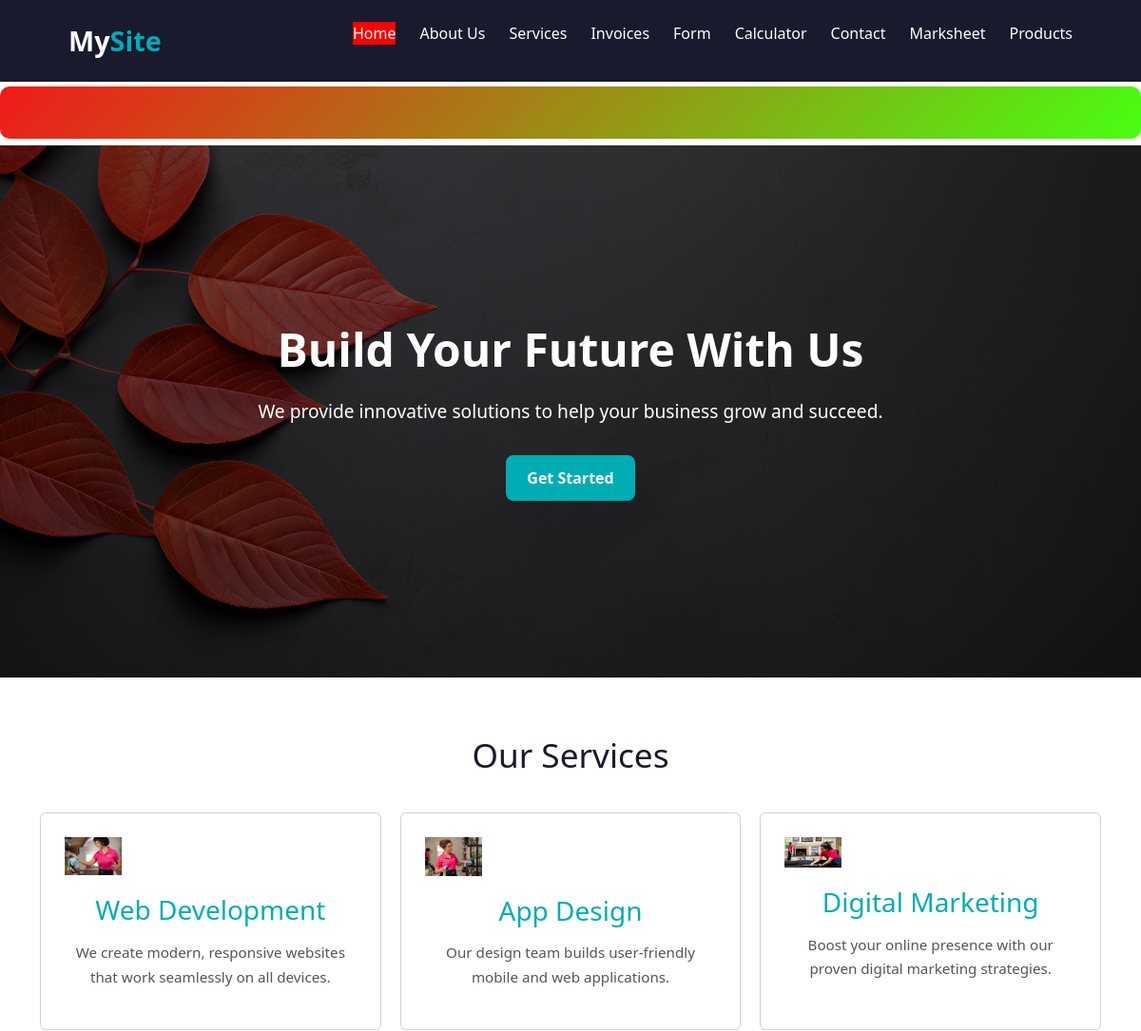
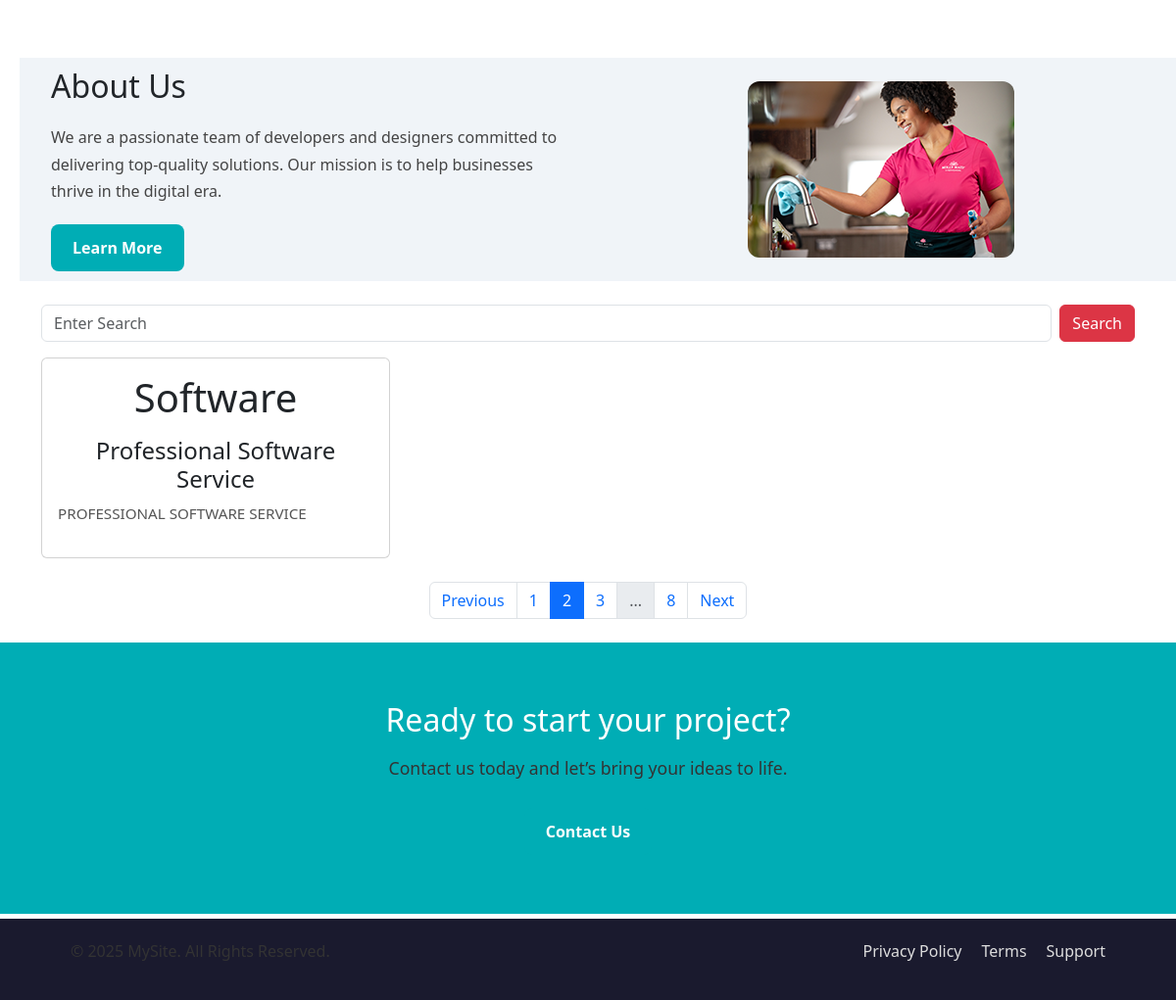
Screenshot of /?page=2 with the database file from the repository (2 pictures, top to bottom).
### services/models.py (models this page shows)
class Service(models.Model):
    service_icon = models.CharField(max_length=50)
    service_title = models.CharField(max_length=50)
    service_description = models.TextField()

### new_project1/views.py (the view)
# urls.py: path('',views.homePage),
def homePage(request):
    newsData = News.objects.all()
    search_str = request.GET.get('searchBox')
    if search_str:
        serviceData = Service.objects.filter(service_title__icontains=search_str)
    else:
        serviceData = Service.objects.all()
    paginator = Paginator(serviceData, 1)  # 3 items per page
    page_number = request.GET.get('page')
    finalServicePaginatorData = paginator.get_page(page_number)
    current = finalServicePaginatorData.number
    prev_page = current - 1
    next_page = current + 1
    total_pages = paginator.num_pages
    context = {
        'serviceData': finalServicePaginatorData,
        'newsData': newsData,
        'search_str': search_str,
        'current': current,
        'prev_page': prev_page,
        'next_page': next_page,
        'total_pages': total_pages
    }
    return render(request, 'index.html', context)

### templates/index.html (shortened to what this page needs)
{% extends 'base.html' %}
{% block content %}
  <link href="https://cdn.jsdelivr.net/npm/bootstrap@5.3.2/dist/css/bootstrap.min.css" rel="stylesheet" />
  <div class="marquee-container">
    <div class="marquee-text">
    </div>
  </div>
  {% include 'hero.html' %}
  {% include 'service.html' %}
  {% include 'about.html' %}
  <div class="container my-4">
    <form method="get" class="d-flex mb-3">
      <input class="form-control me-2" type="text" name="searchBox" placeholder="Enter Search" value="{{ request.GET.searchBox }}" />
      <button class="btn btn-danger" type="submit">Search</button>
    </form>
    <div class="row">
      {% for i in serviceData %}
        <div class="col-md-4">
          <div class="card p-3 h-100">
            <h1 class="text-center">{{ i.service_icon }}</h1>
            <h4 class="text-center mt-2">{{ i.service_title }}</h4>
            <p>{{ i.service_description|upper }}</p>
          </div>
        </div>
      {% empty %}
        <p>No Data Found</p>
      {% endfor %}
    </div>
    <nav aria-label="Page navigation" class="mt-4">
      <ul class="pagination justify-content-center">
        {% if serviceData.has_previous %}
          <li class="page-item">
            <a class="page-link"
              href="?page={{ prev_page }}">
              Previous
            </a>
          </li>
        {% else %}
          <li class="page-item disabled">
            <span class="page-link">Previous</span>
          </li>
        {% endif %}
        {% for num in serviceData.paginator.page_range %}
          {% if num >= current|add:'-1' and num <= current|add:'1' %}
            {% if num == current %}
              <li class="page-item active">
                <span class="page-link">{{ num }}</span>
              </li>
            {% else %}
              <li class="page-item">
                <a class="page-link"
                  href="?page={{ num }}">
                  {{ num }}
                </a>
              </li>
            {% endif %}
          {% endif %}
        {% endfor %}
        {% if current < total_pages|add:'-1' %}
          {% if current < total_pages|add:'-2' %}
            <li class="page-item disabled">
              <span class="page-link">...</span>
            </li>
          {% endif %}
          <li class="page-item">
            <a class="page-link"
              href="?page={{ total_pages }}">
              {{ total_pages }}
            </a>
          </li>
        {% endif %}
        {% if serviceData.has_next %}
          <li class="page-item">
            <a class="page-link"
              href="?page={{ next_page }}">
              Next
            </a>
          </li>
        {% else %}
          <li class="page-item disabled">
            <span class="page-link">Next</span>
          </li>
        {% endif %}
      </ul>
    </nav>
  </div>
  <section class="cta">
    <div class="container">
      <h2>Ready to start your project?</h2>
      <p>Contact us today and let’s bring your ideas to life.</p>
      <a href="#" class="btn-primary">Contact Us</a>
    </div>
  </section>
{% endblock %}

### static/css/main.css (style rules this page uses)
* { margin: 0; padding: 0; box-sizing: border-box; }
body { font-family: 'Segoe UI', Tahoma, Geneva, Verdana, sans-serif; line-height: 1.6; color: #333; background: #f9f9f9; }
.btn-primary { display: inline-block; padding: 12px 25px; background: #00adb5; color: #fff; text-decoration: none; border-radius: 6px; font-weight: 600; transition: background 0.3s; }
.card { background: #f9f9f9; padding: 25px; border-radius: 12px; flex: 1; min-width: 250px; transition: transform 0.3s, box-shadow 0.3s; }
.card p { font-size: 0.95rem; color: #555; }
.cta { background: #00adb5; color: #fff; text-align: center; padding: 60px 20px; }
.cta h2 { font-size: 2rem; margin-bottom: 15px; }
.cta p { margin-bottom: 25px; font-size: 1.1rem; }
:root { --bg-dark: #1a1a2e; --brand: #00adb5; --text: #333; --muted: #666; --card: #f7f9fc; }
.container { width: 90%; max-width: 1200px; margin: 0 auto; }
h1,h2,h3,h4 { color: var(--bg-dark); }
p { color: var(--text); line-height: 1.7; }
.btn-primary { display:inline-block; padding: 12px 22px; background: var(--brand); color:#fff; text-decoration:none; border-radius: 8px; font-weight: 600; transition: opacity .25s; }

### templates/index.html (style rules this page uses)
.marquee-container { width: 100%; overflow: hidden; white-space: nowrap; background: linear-gradient(135deg, #f11a1aff, #48ff11ff); padding: 12px 0; border-radius: 10px; margin-bottom: 7px; }
.marquee-text { display: inline-block; padding-left: 100%; font-size: 1.3rem; font-weight: bold; color: #fff; letter-spacing: 1px; animation: scroll-left 15s linear infinite; white-space: nowrap; }

### rows the page displays
Service: service_icon "Software", service_title "Professional Software Service", service_description "PROFESSIONAL SOFTWARE SERVICE"

### other values shown
{{ num }} "1" "3"
{{ num }} "2"
{{ total_pages }} "8"
